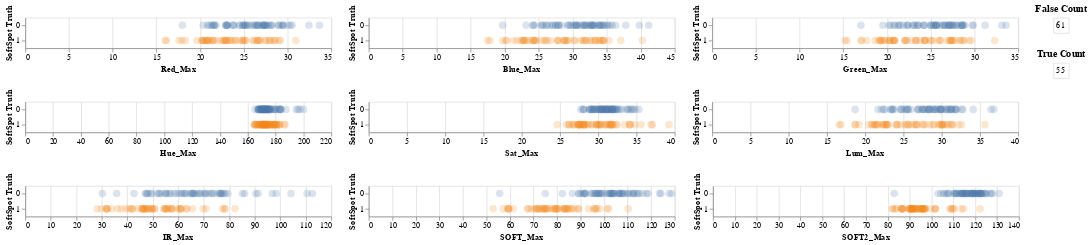

Here is the notebook cell this chart was saved with:
### Markdown cell above
## Max Plot

### Code cell
## set type interval

choice = frame
brush4 = alt.selection_interval(encodings=['x'])

chart = alt.Chart(choice).mark_circle(opacity = 0.2, size = 100).encode(
   alt.Y('Blueberry Has Split Truth:N', title = 'SoftSpot Truth'),
    color = alt.condition(brush4, 'Blueberry Has Split Truth:N', alt.value('lightgray'), legend = None)
).add_selection(
    brush4
)

# Base chart for Matrix
fp = alt.Chart(choice[choice['Blueberry Has Split Truth'] == 0]).mark_text().encode(
  y=alt.Y('count:O',axis=None)
).transform_filter(
    brush4
)

tp = alt.Chart(choice[choice['Blueberry Has Split Truth'] == 1]).mark_text().encode(
  y=alt.Y('count:O',axis=None)
).transform_filter(
    brush4
)

print('Correlation')
rounding = 3
print([round(corrMax['Red_Max']['Blueberry Has Split Truth'], rounding),round(corrMax['Blue_Max']['Blueberry Has Split Truth'], rounding),round(corrMax['Green_Max']['Blueberry Has Split Truth'], rounding)])
print([round(corrMax['Hue_Max']['Blueberry Has Split Truth'], rounding),round(corrMax['Sat_Max']['Blueberry Has Split Truth'], rounding),round(corrMax['Lum_Max']['Blueberry Has Split Truth'], rounding)])
print([round(corrMax['IR_Max']['Blueberry Has Split Truth'], rounding),round(corrMax['SOFT_Max']['Blueberry Has Split Truth'], rounding),round(corrMax['SOFT2_Max']['Blueberry Has Split Truth'], rounding)])

m_0 = fp.encode(text = 'count():N', key = 'Blueberry Has Split Truth').properties(title='False Count')
m_1 = tp.encode(text = 'count():N', key = 'Blueberry Has Split Truth').properties(title='True Count')

(chart.encode(x='Red_Max:Q') | chart.encode(x='Blue_Max:Q') | chart.encode(x='Green_Max:Q')) & (chart.encode(x='Hue_Max:Q') | chart.encode(x='Sat_Max:Q') | chart.encode(x='Lum_Max:Q'))  & (chart.encode(x='IR_Max:Q') | chart.encode(x='SOFT_Max:Q') | chart.encode(x='SOFT2_Max:Q')) | (m_0 & m_1)
